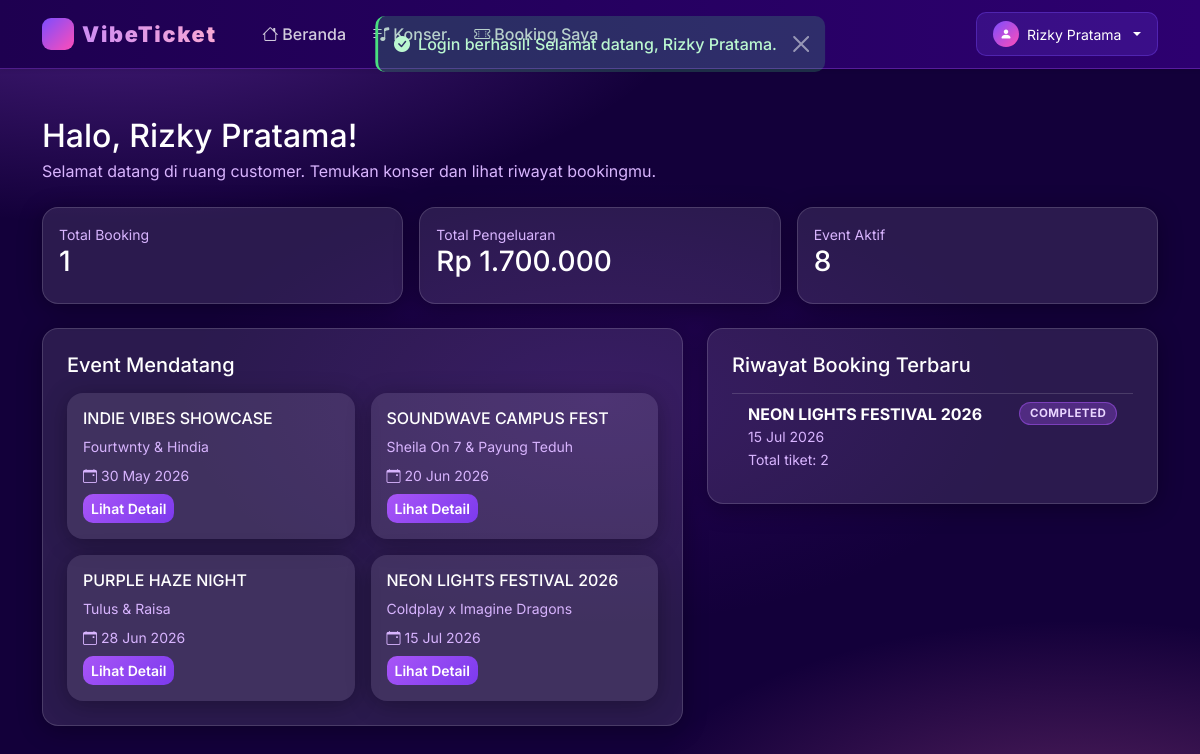
The page /customer/dashboard.php (signed in) on the database its author committed.
### tables this page shows
CREATE TABLE IF NOT EXISTS `events` (
    `id`          INT(11) NOT NULL AUTO_INCREMENT,
    `code`        VARCHAR(20) NOT NULL UNIQUE,
    `name`        VARCHAR(150) NOT NULL,
    `artist`      VARCHAR(150) NOT NULL,
    `location`    VARCHAR(200) NOT NULL,
    `event_date`  DATE NOT NULL,
    `event_time`  TIME NOT NULL,
    `price`       DECIMAL(12,2) NOT NULL DEFAULT 0,
    `quota`       INT(11) NOT NULL DEFAULT 0,
    `sold`        INT(11) NOT NULL DEFAULT 0,
    `poster`      VARCHAR(255) DEFAULT 'default_poster.jpg',
    `description` TEXT DEFAULT NULL,
    `status`      ENUM('upcoming','ongoing','finished','cancelled') NOT NULL DEFAULT 'upcoming',
    `created_at`  TIMESTAMP NOT NULL DEFAULT CURRENT_TIMESTAMP,
    PRIMARY KEY (`id`)
);

CREATE TABLE IF NOT EXISTS `bookings` (
    `id`            INT(11) NOT NULL AUTO_INCREMENT,
    `user_id`       INT(11) NOT NULL,
    `event_id`      INT(11) NOT NULL,
    `booking_code`  VARCHAR(30) NOT NULL UNIQUE,
    `total_ticket`  INT(11) NOT NULL DEFAULT 1,
    `total_price`   DECIMAL(12,2) NOT NULL DEFAULT 0,
    `booking_date`  TIMESTAMP NOT NULL DEFAULT CURRENT_TIMESTAMP,
    `payment_proof` VARCHAR(255) DEFAULT NULL,
    `status`        ENUM('pending','paid','rejected','completed') NOT NULL DEFAULT 'pending',
    `notes`         TEXT DEFAULT NULL,
    PRIMARY KEY (`id`),
    FOREIGN KEY (`user_id`)  REFERENCES `users`(`id`)  ON DELETE CASCADE,
    FOREIGN KEY (`event_id`) REFERENCES `events`(`id`) ON DELETE CASCADE
);

### customer/dashboard.php (the view, shortened to what this page needs)
<?php
require_once __DIR__ . '/../includes/header.php';
$userId = $_SESSION['user_id'];
$summaryStmt = $conn->prepare('SELECT COUNT(*) AS total_bookings, SUM(total_price) AS total_spent FROM bookings WHERE user_id = ?');
$summaryStmt->bind_param('i', $userId);
$summaryStmt->execute();
$summary = $summaryStmt->get_result()->fetch_assoc();
$recentEvents = $conn->query('SELECT * FROM events WHERE status IN ("upcoming","ongoing") ORDER BY event_date ASC LIMIT 4');
$recentBookingsStmt = $conn->prepare('SELECT b.*, e.name AS event_name, e.event_date FROM bookings b JOIN events e ON b.event_id = e.id WHERE b.user_id = ? ORDER BY b.booking_date DESC LIMIT 5');
$recentBookingsStmt->bind_param('i', $userId);
$recentBookingsStmt->execute();
$recentBookings = $recentBookingsStmt->get_result();
?>
<?php include __DIR__ . '/../includes/navbar.php'; ?>
<div class="container py-5">
    <div class="mb-4">
        <h2 class="mb-1">Halo, <?= htmlspecialchars($_SESSION['user_name']) ?>!</h2>
        <p class="text-soft mb-0">Selamat datang di ruang customer. Temukan konser dan lihat riwayat bookingmu.</p>
    </div>
    <div class="row g-3 mb-4">
        <div class="col-md-4">
            <div class="card card-glass p-3 h-100">
                <small class="text-soft">Total Booking</small>
                <h3><?= $summary['total_bookings'] ?: 0 ?></h3>
            </div>
        </div>
        <div class="col-md-4">
            <div class="card card-glass p-3 h-100">
                <small class="text-soft">Total Pengeluaran</small>
                <h3><?= formatRupiah($summary['total_spent'] ?: 0) ?></h3>
            </div>
        </div>
        <div class="col-md-4">
            <div class="card card-glass p-3 h-100">
                <small class="text-soft">Event Aktif</small>
                <h3><?= $conn->query('SELECT COUNT(*) FROM events WHERE status IN ("upcoming","ongoing")')->fetch_row()[0] ?: 0 ?></h3>
            </div>
        </div>
    </div>
    <div class="row gy-4">
        <div class="col-lg-7">
            <div class="card card-glass p-4 mb-4">
                <h5 class="mb-3">Event Mendatang</h5>
                <div class="row g-3">
                    <?php while ($event = $recentEvents->fetch_assoc()): ?>
                        <div class="col-md-6">
                            <div class="card card-glass border-0 h-100">
                                <div class="card-body">
                                    <h6><?= htmlspecialchars($event['name']) ?></h6>
                                    <p class="text-soft small mb-2"><?= htmlspecialchars($event['artist']) ?></p>
                                    <p class="text-soft small mb-2"><i class="bi bi-calendar-event me-1"></i><?= date('d M Y', strtotime($event['event_date'])) ?></p>
                                    <a href="<?= getBaseUrl() ?>/customer/event_detail.php?id=<?= $event['id'] ?>" class="btn btn-sm btn-primary">Lihat Detail</a>
                                </div>
                            </div>
                        </div>
                    <?php endwhile; ?>
                </div>
            </div>
        </div>
        <div class="col-lg-5">
            <div class="card card-glass p-4">
                <h5 class="mb-3">Riwayat Booking Terbaru</h5>
                <?php if ($recentBookings->num_rows === 0): ?>
                    <p class="text-soft">Belum ada riwayat booking.</p>
                <?php else: ?>
                    <ul class="list-group list-group-flush">
                        <?php while ($booking = $recentBookings->fetch_assoc()): ?>
                            <li class="list-group-item bg-transparent border-secondary">
                                <div class="d-flex justify-content-between align-items-start">
                                    <div>
                                        <strong><?= htmlspecialchars($booking['event_name']) ?></strong>
                                        <div class="text-soft small"><?= date('d M Y', strtotime($booking['event_date'])) ?></div>
                                    </div>
                                    <span class="badge badge-status badge-<?= htmlspecialchars($booking['status']) ?> text-uppercase small"><?= htmlspecialchars($booking['status']) ?></span>
                                </div>
                                <small class="text-soft">Total tiket: <?= htmlspecialchars($booking['total_ticket']) ?></small>
                            </li>
                        <?php endwhile; ?>
                    </ul>
                <?php endif; ?>
            </div>
        </div>
    </div>
</div>
<?php include __DIR__ . '/../includes/footer.php'; ?>

### assets/css/style.css (style rules this page uses)
:root { --bg-page: #13003a; --bg-nav: #1e0050; --bg-card: rgba(255,255,255,0.10); --bg-card-hover: rgba(255,255,255,0.16); --bg-sidebar: #160040; --border: rgba(255,255,255,0.15); --border-accent: rgba(180,100,255,0.55); --primary: #a855f7; --primary-light: #c084fc; --accent: #f472b6; --accent-light: #f9a8d4; --cyan: #22d3ee; --green: #4ade80; --yellow: #facc15; --red: #f87171; --text-white: #ffffff; --text-soft: #d8b4fe; --text-muted: #a78bfa; --shadow: 0 8px 40px rgba(168,85,247,0.25); --shadow-card: 0 4px 24px rgba(0,0,0,0.30); --radius: 16px; --radius-sm: 10px; --radius-pill: 999px; }
*, *::before, *::after { box-sizing: border-box; }
html { scroll-behavior: smooth; }
body { background-color: var(--bg-page); background-image: radial-gradient(ellipse 90% 60% at 10% -5%, rgba(168,85,247,0.40) 0%, transparent 55%), radial-gradient(ellipse 70% 50% at 90% 105%, rgba(244,114,182,0.30) 0%, transparent 55%), radial-gradient(ellipse 50% 40% at 50% 50%, rgba(99,20,180,0.20) 0%, transparent 70%); background-attachment: fixed; color: var(--text-white); font-family: 'Inter', sans-serif; min-height: 100vh; }
a { color: inherit; text-decoration: none; }
.card-glass { background: var(--bg-card); border: 1px solid var(--border); border-radius: var(--radius); box-shadow: var(--shadow-card); color: var(--text-white); transition: transform 0.25s ease, box-shadow 0.25s ease, background 0.25s ease; }
.btn-primary { background: linear-gradient(135deg, #a855f7, #7c3aed) !important; border: none !important; color: #fff !important; font-weight: 600; border-radius: var(--radius-sm) !important; transition: transform 0.2s, box-shadow 0.2s, opacity 0.2s; }
.badge-status { padding: 0.4em 0.85em; border-radius: var(--radius-pill); font-size: 0.72rem; font-weight: 700; letter-spacing: 0.04em; }
.badge-completed { background: rgba(168,85,247,0.30); color: #e9d5ff; border: 1px solid rgba(168,85,247,0.50); }
.list-group-item { background: transparent; border-color: var(--border); color: var(--text-white); }
.text-soft { color: var(--text-soft) !important; }

### rows shown on the page
events: name "INDIE VIBES SHOWCASE", artist "Fourtwnty & Hindia", event_date "30 May 2026"
events: name "SOUNDWAVE CAMPUS FEST", artist "Sheila On 7 & Payung Teduh", event_date "20 Jun 2026"
events: name "PURPLE HAZE NIGHT", artist "Tulus & Raisa", event_date "28 Jun 2026"
events: name "NEON LIGHTS FESTIVAL 2026", artist "Coldplay x Imagine Dragons", event_date "15 Jul 2026"
bookings: event.name "NEON LIGHTS FESTIVAL 2026", event.event_date "15 Jul 2026", status "COMPLETED", total_ticket "2"

### other values the page prints
$message "Login berhasil! Selamat datang, Rizky Pratama."
$_SESSION['user_name'] "Rizky Pratama"
$summary['total_bookings'] ?: 0 "1"
formatRupiah($summary['total_spent'] ?: 0) "Rp 1.700.000"
